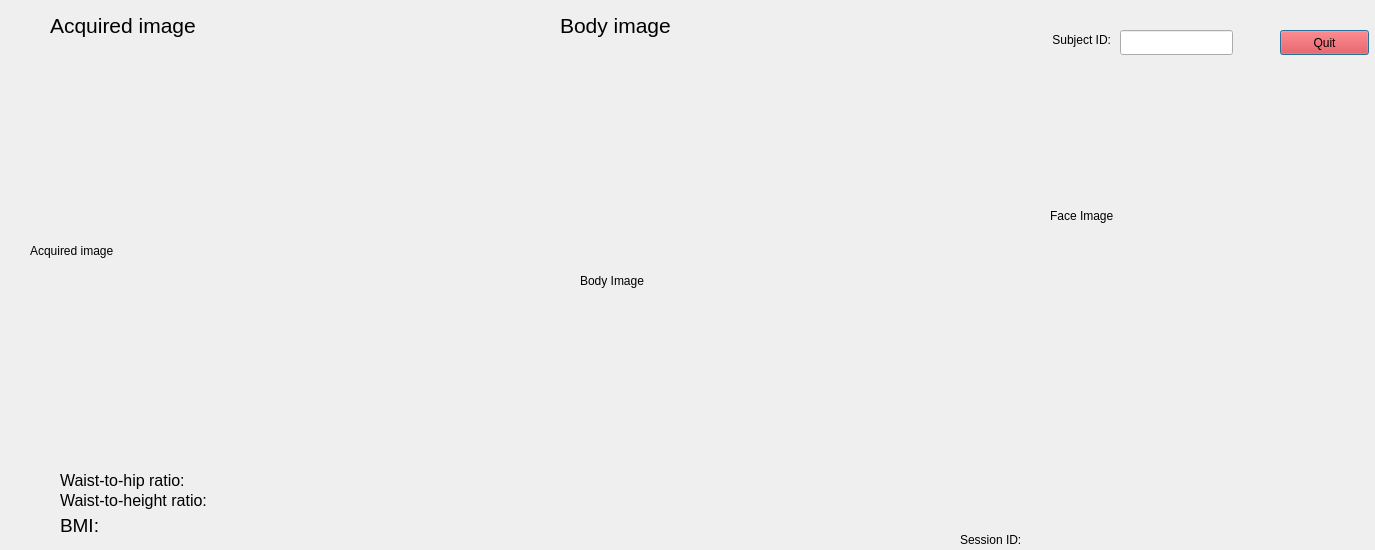
<?xml version="1.0" encoding="UTF-8"?>
<ui version="4.0">
 <class>Form</class>
 <widget class="QDialog" name="Form">
  <property name="geometry">
   <rect>
    <x>0</x>
    <y>0</y>
    <width>1375</width>
    <height>550</height>
   </rect>
  </property>
  <property name="windowTitle">
   <string>Weight Watchers</string>
  </property>
  <widget class="QLabel" name="label">
   <property name="geometry">
    <rect>
     <x>50</x>
     <y>10</y>
     <width>241</width>
     <height>31</height>
    </rect>
   </property>
   <property name="font">
    <font>
     <pointsize>16</pointsize>
    </font>
   </property>
   <property name="text">
    <string>Acquired image</string>
   </property>
  </widget>
  <widget class="QLabel" name="label_2">
   <property name="geometry">
    <rect>
     <x>560</x>
     <y>10</y>
     <width>241</width>
     <height>31</height>
    </rect>
   </property>
   <property name="font">
    <font>
     <pointsize>16</pointsize>
    </font>
   </property>
   <property name="text">
    <string>Body image</string>
   </property>
  </widget>
  <widget class="QLabel" name="bmi_tag">
   <property name="geometry">
    <rect>
     <x>60</x>
     <y>510</y>
     <width>151</width>
     <height>31</height>
    </rect>
   </property>
   <property name="font">
    <font>
     <pointsize>14</pointsize>
    </font>
   </property>
   <property name="text">
    <string>BMI:</string>
   </property>
  </widget>
  <widget class="QLabel" name="w2height_label">
   <property name="geometry">
    <rect>
     <x>60</x>
     <y>490</y>
     <width>221</width>
     <height>21</height>
    </rect>
   </property>
   <property name="font">
    <font>
     <pointsize>12</pointsize>
    </font>
   </property>
   <property name="text">
    <string>Waist-to-height ratio:</string>
   </property>
  </widget>
  <widget class="QLabel" name="w2hip_label">
   <property name="geometry">
    <rect>
     <x>60</x>
     <y>470</y>
     <width>221</width>
     <height>21</height>
    </rect>
   </property>
   <property name="font">
    <font>
     <pointsize>12</pointsize>
    </font>
   </property>
   <property name="text">
    <string>Waist-to-hip ratio:</string>
   </property>
  </widget>
  <widget class="QLabel" name="original_img">
   <property name="geometry">
    <rect>
     <x>30</x>
     <y>70</y>
     <width>481</width>
     <height>361</height>
    </rect>
   </property>
   <property name="text">
    <string>Acquired image</string>
   </property>
  </widget>
  <widget class="QLabel" name="body">
   <property name="geometry">
    <rect>
     <x>580</x>
     <y>40</y>
     <width>401</width>
     <height>481</height>
    </rect>
   </property>
   <property name="text">
    <string>Body Image</string>
   </property>
  </widget>
  <widget class="QPushButton" name="quit_btn">
   <property name="geometry">
    <rect>
     <x>1280</x>
     <y>30</y>
     <width>89</width>
     <height>25</height>
    </rect>
   </property>
   <property name="palette">
    <palette>
     <active>
      <colorrole role="WindowText">
       <brush brushstyle="SolidPattern">
        <color alpha="255">
         <red>0</red>
         <green>0</green>
         <blue>0</blue>
        </color>
       </brush>
      </colorrole>
      <colorrole role="Button">
       <brush brushstyle="SolidPattern">
        <color alpha="255">
         <red>239</red>
         <green>41</green>
         <blue>41</blue>
        </color>
       </brush>
      </colorrole>
      <colorrole role="Light">
       <brush brushstyle="SolidPattern">
        <color alpha="255">
         <red>255</red>
         <green>147</green>
         <blue>147</blue>
        </color>
       </brush>
      </colorrole>
      <colorrole role="Midlight">
       <brush brushstyle="SolidPattern">
        <color alpha="255">
         <red>247</red>
         <green>94</green>
         <blue>94</blue>
        </color>
       </brush>
      </colorrole>
      <colorrole role="Dark">
       <brush brushstyle="SolidPattern">
        <color alpha="255">
         <red>119</red>
         <green>20</green>
         <blue>20</blue>
        </color>
       </brush>
      </colorrole>
      <colorrole role="Mid">
       <brush brushstyle="SolidPattern">
        <color alpha="255">
         <red>159</red>
         <green>27</green>
         <blue>27</blue>
        </color>
       </brush>
      </colorrole>
      <colorrole role="Text">
       <brush brushstyle="SolidPattern">
        <color alpha="255">
         <red>0</red>
         <green>0</green>
         <blue>0</blue>
        </color>
       </brush>
      </colorrole>
      <colorrole role="BrightText">
       <brush brushstyle="SolidPattern">
        <color alpha="255">
         <red>255</red>
         <green>255</green>
         <blue>255</blue>
        </color>
       </brush>
      </colorrole>
      <colorrole role="ButtonText">
       <brush brushstyle="SolidPattern">
        <color alpha="255">
         <red>0</red>
         <green>0</green>
         <blue>0</blue>
        </color>
       </brush>
      </colorrole>
      <colorrole role="Base">
       <brush brushstyle="SolidPattern">
        <color alpha="255">
         <red>255</red>
         <green>255</green>
         <blue>255</blue>
        </color>
       </brush>
      </colorrole>
      <colorrole role="Window">
       <brush brushstyle="SolidPattern">
        <color alpha="255">
         <red>239</red>
         <green>41</green>
         <blue>41</blue>
        </color>
       </brush>
      </colorrole>
      <colorrole role="Shadow">
       <brush brushstyle="SolidPattern">
        <color alpha="255">
         <red>0</red>
         <green>0</green>
         <blue>0</blue>
        </color>
       </brush>
      </colorrole>
      <colorrole role="AlternateBase">
       <brush brushstyle="SolidPattern">
        <color alpha="255">
         <red>247</red>
         <green>148</green>
         <blue>148</blue>
        </color>
       </brush>
      </colorrole>
      <colorrole role="ToolTipBase">
       <brush brushstyle="SolidPattern">
        <color alpha="255">
         <red>255</red>
         <green>255</green>
         <blue>220</blue>
        </color>
       </brush>
      </colorrole>
      <colorrole role="ToolTipText">
       <brush brushstyle="SolidPattern">
        <color alpha="255">
         <red>0</red>
         <green>0</green>
         <blue>0</blue>
        </color>
       </brush>
      </colorrole>
     </active>
     <inactive>
      <colorrole role="WindowText">
       <brush brushstyle="SolidPattern">
        <color alpha="255">
         <red>0</red>
         <green>0</green>
         <blue>0</blue>
        </color>
       </brush>
      </colorrole>
      <colorrole role="Button">
       <brush brushstyle="SolidPattern">
        <color alpha="255">
         <red>239</red>
         <green>41</green>
         <blue>41</blue>
        </color>
       </brush>
      </colorrole>
      <colorrole role="Light">
       <brush brushstyle="SolidPattern">
        <color alpha="255">
         <red>255</red>
         <green>147</green>
         <blue>147</blue>
        </color>
       </brush>
      </colorrole>
      <colorrole role="Midlight">
       <brush brushstyle="SolidPattern">
        <color alpha="255">
         <red>247</red>
         <green>94</green>
         <blue>94</blue>
        </color>
       </brush>
      </colorrole>
      <colorrole role="Dark">
       <brush brushstyle="SolidPattern">
        <color alpha="255">
         <red>119</red>
         <green>20</green>
         <blue>20</blue>
        </color>
       </brush>
      </colorrole>
      <colorrole role="Mid">
       <brush brushstyle="SolidPattern">
        <color alpha="255">
         <red>159</red>
         <green>27</green>
         <blue>27</blue>
        </color>
       </brush>
      </colorrole>
      <colorrole role="Text">
       <brush brushstyle="SolidPattern">
        <color alpha="255">
         <red>0</red>
         <green>0</green>
         <blue>0</blue>
        </color>
       </brush>
      </colorrole>
      <colorrole role="BrightText">
       <brush brushstyle="SolidPattern">
        <color alpha="255">
         <red>255</red>
         <green>255</green>
         <blue>255</blue>
        </color>
       </brush>
      </colorrole>
      <colorrole role="ButtonText">
       <brush brushstyle="SolidPattern">
        <color alpha="255">
         <red>0</red>
         <green>0</green>
         <blue>0</blue>
        </color>
       </brush>
      </colorrole>
      <colorrole role="Base">
       <brush brushstyle="SolidPattern">
        <color alpha="255">
         <red>255</red>
         <green>255</green>
         <blue>255</blue>
        </color>
       </brush>
      </colorrole>
      <colorrole role="Window">
       <brush brushstyle="SolidPattern">
        <color alpha="255">
         <red>239</red>
         <green>41</green>
         <blue>41</blue>
        </color>
       </brush>
      </colorrole>
      <colorrole role="Shadow">
       <brush brushstyle="SolidPattern">
        <color alpha="255">
         <red>0</red>
         <green>0</green>
         <blue>0</blue>
        </color>
       </brush>
      </colorrole>
      <colorrole role="AlternateBase">
       <brush brushstyle="SolidPattern">
        <color alpha="255">
         <red>247</red>
         <green>148</green>
         <blue>148</blue>
        </color>
       </brush>
      </colorrole>
      <colorrole role="ToolTipBase">
       <brush brushstyle="SolidPattern">
        <color alpha="255">
         <red>255</red>
         <green>255</green>
         <blue>220</blue>
        </color>
       </brush>
      </colorrole>
      <colorrole role="ToolTipText">
       <brush brushstyle="SolidPattern">
        <color alpha="255">
         <red>0</red>
         <green>0</green>
         <blue>0</blue>
        </color>
       </brush>
      </colorrole>
     </inactive>
     <disabled>
      <colorrole role="WindowText">
       <brush brushstyle="SolidPattern">
        <color alpha="255">
         <red>119</red>
         <green>20</green>
         <blue>20</blue>
        </color>
       </brush>
      </colorrole>
      <colorrole role="Button">
       <brush brushstyle="SolidPattern">
        <color alpha="255">
         <red>239</red>
         <green>41</green>
         <blue>41</blue>
        </color>
       </brush>
      </colorrole>
      <colorrole role="Light">
       <brush brushstyle="SolidPattern">
        <color alpha="255">
         <red>255</red>
         <green>147</green>
         <blue>147</blue>
        </color>
       </brush>
      </colorrole>
      <colorrole role="Midlight">
       <brush brushstyle="SolidPattern">
        <color alpha="255">
         <red>247</red>
         <green>94</green>
         <blue>94</blue>
        </color>
       </brush>
      </colorrole>
      <colorrole role="Dark">
       <brush brushstyle="SolidPattern">
        <color alpha="255">
         <red>119</red>
         <green>20</green>
         <blue>20</blue>
        </color>
       </brush>
      </colorrole>
      <colorrole role="Mid">
       <brush brushstyle="SolidPattern">
        <color alpha="255">
         <red>159</red>
         <green>27</green>
         <blue>27</blue>
        </color>
       </brush>
      </colorrole>
      <colorrole role="Text">
       <brush brushstyle="SolidPattern">
        <color alpha="255">
         <red>119</red>
         <green>20</green>
         <blue>20</blue>
        </color>
       </brush>
      </colorrole>
      <colorrole role="BrightText">
       <brush brushstyle="SolidPattern">
        <color alpha="255">
         <red>255</red>
         <green>255</green>
         <blue>255</blue>
        </color>
       </brush>
      </colorrole>
      <colorrole role="ButtonText">
       <brush brushstyle="SolidPattern">
        <color alpha="255">
         <red>119</red>
         <green>20</green>
         <blue>20</blue>
        </color>
       </brush>
      </colorrole>
      <colorrole role="Base">
       <brush brushstyle="SolidPattern">
        <color alpha="255">
         <red>239</red>
         <green>41</green>
         <blue>41</blue>
        </color>
       </brush>
      </colorrole>
      <colorrole role="Window">
       <brush brushstyle="SolidPattern">
        <color alpha="255">
         <red>239</red>
         <green>41</green>
         <blue>41</blue>
        </color>
       </brush>
      </colorrole>
      <colorrole role="Shadow">
       <brush brushstyle="SolidPattern">
        <color alpha="255">
         <red>0</red>
         <green>0</green>
         <blue>0</blue>
        </color>
       </brush>
      </colorrole>
      <colorrole role="AlternateBase">
       <brush brushstyle="SolidPattern">
        <color alpha="255">
         <red>239</red>
         <green>41</green>
         <blue>41</blue>
        </color>
       </brush>
      </colorrole>
      <colorrole role="ToolTipBase">
       <brush brushstyle="SolidPattern">
        <color alpha="255">
         <red>255</red>
         <green>255</green>
         <blue>220</blue>
        </color>
       </brush>
      </colorrole>
      <colorrole role="ToolTipText">
       <brush brushstyle="SolidPattern">
        <color alpha="255">
         <red>0</red>
         <green>0</green>
         <blue>0</blue>
        </color>
       </brush>
      </colorrole>
     </disabled>
    </palette>
   </property>
   <property name="autoFillBackground">
    <bool>false</bool>
   </property>
   <property name="text">
    <string>Quit</string>
   </property>
  </widget>
  <widget class="QLineEdit" name="lineEdit">
   <property name="geometry">
    <rect>
     <x>1120</x>
     <y>30</y>
     <width>113</width>
     <height>25</height>
    </rect>
   </property>
  </widget>
  <widget class="QLabel" name="label_5">
   <property name="geometry">
    <rect>
     <x>1000</x>
     <y>30</y>
     <width>111</width>
     <height>20</height>
    </rect>
   </property>
   <property name="text">
    <string>Subject ID:</string>
   </property>
   <property name="alignment">
    <set>Qt::AlignRight|Qt::AlignTrailing|Qt::AlignVCenter</set>
   </property>
  </widget>
  <widget class="QLabel" name="label_7">
   <property name="geometry">
    <rect>
     <x>960</x>
     <y>530</y>
     <width>311</width>
     <height>20</height>
    </rect>
   </property>
   <property name="text">
    <string>Session ID:</string>
   </property>
   <property name="alignment">
    <set>Qt::AlignLeading|Qt::AlignLeft|Qt::AlignVCenter</set>
   </property>
  </widget>
  <widget class="QLabel" name="mugshot">
   <property name="geometry">
    <rect>
     <x>1050</x>
     <y>70</y>
     <width>291</width>
     <height>291</height>
    </rect>
   </property>
   <property name="text">
    <string>Face Image</string>
   </property>
  </widget>
 </widget>
 <resources/>
 <connections/>
</ui>
